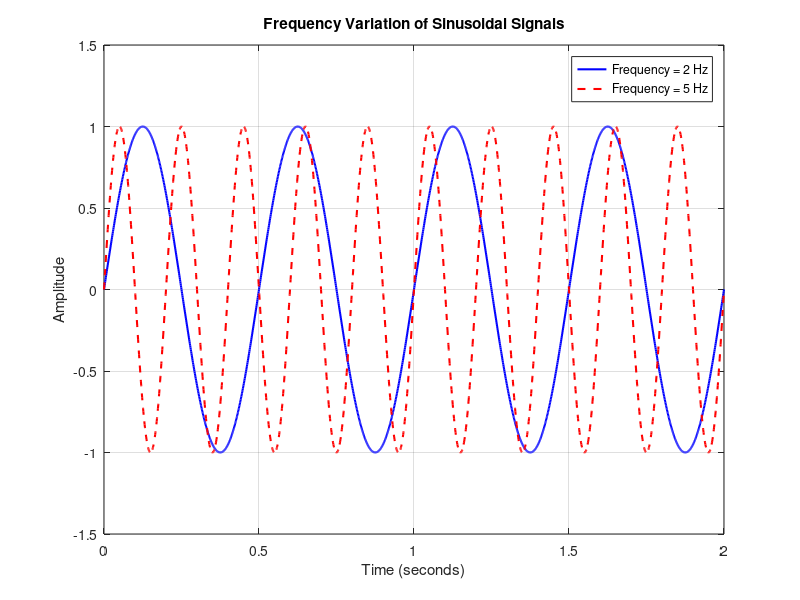

This chart was generated by the following MATLAB code:
clc;
clear;
close all;

% PROJECT 01 - EXPERIMENT 03: FREQUENCY VARIATION

% 1. Define signal parameters
A = 1;              % Amplitude
Fs = 1000;           % Sampling frequency in Hz
T = 1/Fs;            % Sampling period
t = 0:T:2;           % Time vector (2 seconds)

% 2. Define different frequencies
f1 = 2;
f2 = 5;

% 3. Generate sinusoidal signals
x1 = A*sin(2*pi*f1*t);
x2 = A*sin(2*pi*f2*t);

% 4. Plot both signals
figure;

plot(t, x1, 'b', 'LineWidth', 1.5);
hold on;

plot(t, x2, 'r--', 'LineWidth', 1.5);

% 5. Format the graph
grid on;
xlabel('Time (seconds)');
ylabel('Amplitude');
title('Frequency Variation of Sinusoidal Signals');

legend('Frequency = 2 Hz', 'Frequency = 5 Hz');

% 6. Set axis limits
xlim([0 2]);
ylim([-1.5 1.5]);

% 7. Display signal information
fprintf('FREQUENCY VARIATION EXPERIMENT\n');
fprintf('Amplitude: %g\n', A);
fprintf('Signal 1 Frequency: %g Hz\n', f1);
fprintf('Signal 2 Frequency: %g Hz\n', f2);

% 8. Save the plot
exportgraphics(gcf, 'Results/frequency_variation.png', ...
    'Resolution', 300);
